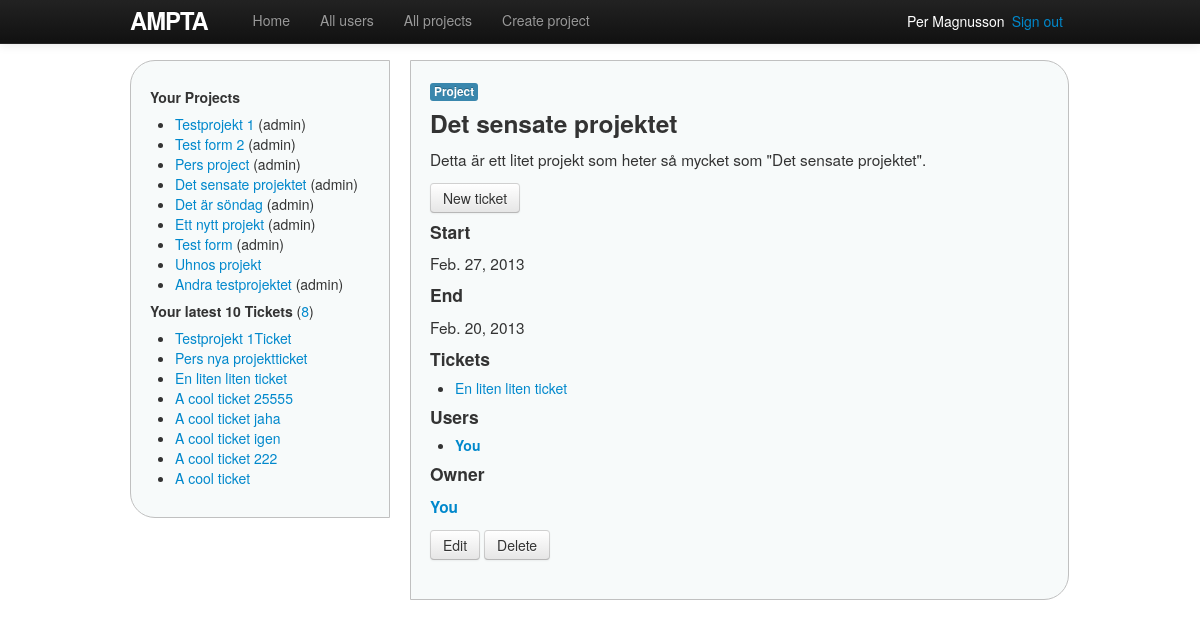
The app's page /projects/9/ (signed in) with its own data.
### ampta/models.py (models this page shows, shortened)
class Project(models.Model):
    name = models.CharField(max_length=30)
    description = models.TextField()
    start_date = models.DateField()
    end_date = models.DateField()
    users = models.ManyToManyField(User, related_name='projects', blank=True)
    owner = models.ForeignKey(User, related_name='projects_owned_by_user')
    date_added = models.DateTimeField()
    date_updated = models.DateTimeField()
    def __unicode__(self):
        return self.name
    def owned_by_user(self, user):
        return self.owner == user
    def has_user(self, user):
        return user in self.users.all()

class Ticket(models.Model):
    name = models.CharField(max_length=30)
    description = models.TextField()
    start_date = models.DateField();
    end_date = models.DateField();
    status = models.ForeignKey(Status, related_name='tickets')
    project = models.ForeignKey(Project, related_name='tickets')
    owner = models.ForeignKey(User, related_name='tickets')
    date_added = models.DateTimeField()
    date_updated = models.DateTimeField()
    def get_absolute_url(self):
        return reverse('project_ticket', args=[str(self.project.id), str(self.id)])

### ampta/modules/decorators.py (the view)
    def wrapper(request, project_id=None, *args, **kwargs):
        user = request.user
        project = get_object_or_404(Project, id=project_id)
        if not project.has_user(user) and not project.owned_by_user(user):
            return render(request, 'shared/error.html', {'error_type': 'private'})
        return function(request, project_id, project, *args, **kwargs)

### ampta/templatetags/custom_filters.py (called while the page is built)
@register.filter(name='user_projects')
def user_projects(user):
    projects = user.projects.order_by('-date_added')
    return projects

@register.filter(name='project_owned_by_user')
def project_owned_by_user(project, user):
    return project.owned_by_user(user)

### ampta/views/project_views.py (called while the page is built)
@login_required(login_url='/login')
@get_project_if_member
def show(request, project_id=None, project=None):
    if not project:
        project = get_object_or_404(Project, id=project_id)
    return render(request, 'projects/show.html', {'project': project})

### ampta/templates/projects/show.html (shortened to what this page needs)
{% extends 'shared/base.html' %}
{% load custom_filters %}
{% block content %}
<span class="label label-info">Project</span>
<h3>{{ project.name }}</h3>
<p>{{ project.description }}</p>
<p><a href="{% url new_project_ticket project.id %}" class="btn">New ticket</a></p>
<h4>Start</h4>
<p>{{ project.start_date }}</p>
<h4>End</h4>
<p>{{ project.end_date }}</p>
<h4>Tickets</h4>
{% if project.tickets.count %}
<ul>
	{% for t in project.tickets.all %}
	<li><a href="{{ t.get_absolute_url }}">{{ t.name }}</a></li>
	{% endfor %}
</ul>
{% else %}
	<p>No tickets</p>
{% endif %}
<h4>Users</h4>
<ul>
{% for u in project.users.all %}
	{% if u == user %}
	<li><strong><a href="{% url user user.id %}">You</a></strong></li>
	{% else %}
	<li><a href="{% url user u.id %}">{{ u.get_full_name }} ({{ u.username }})</a></li>
	{% endif %}
{% endfor %}
</ul>
<h4>Owner</h4>
{% if project|project_owned_by_user:user %}
<p><a href="{% url user user.id %}"><strong>You</strong></a></p>
{% else %}
<p><a href="{% url user project.owner.id %}">{{ project.owner.get_full_name }} ({{ project.owner.username }})</a></p>
{% endif %}
{% if project|project_owned_by_user:user %}
<form action="{% url delete_project project.id %}" method="POST">{% csrf_token %}
	<a href="{% url edit_project project.id %}" class="btn">Edit</a>
	<input type="submit" value="Delete" class="confirmDelete btn" />
</form>
{% endif %}
{% endblock %}

### ampta/templates/shared/base.html (shortened to what this page needs)
<!DOCTYPE html>
<html>
	<head>
		{% block styles %}
			<link rel="stylesheet" href="http://code.jquery.com/ui/1.10.1/themes/base/jquery-ui.css" />
			<link rel="stylesheet" type="text/css" href="{{ STATIC_URL }}styles/bootstrap.min.css">
			<link rel="stylesheet" type="text/css" href="{{ STATIC_URL }}styles/site.css">
		{% endblock %}
	</head>
	<body>
	{% block body %}
		<div class="container">
		<header>
			<nav class="navbar navbar-inverse navbar-fixed-top">
				<div class="navbar-inner">
					<div class="container">
						<a href="{% url home %}" id="logo" class="brand">Ampta</a>
						<div class="nav-collapse collapse">
							<ul class="nav">
								<li {% if home_active %}class="active"{% endif %}>
									<a href="{% url home %}">Home</a>
								</li>
								<li {% if all_users_active %}class="active"{% endif %}>
									<a href="{% url users %}">All users</a>
								</li>
								<li {% if projects_active %}class="active"{% endif %}>
									<a href="{% url projects %}">All projects</a>
								</li>
								<li {% if create_projects_active %}class="active"{% endif %}>
									<a href="{% url new_project %}">Create project</a>
								</li>
							</ul>
						</div>
						<span class="sign_out pull-right"><a href="{% url logout %}">Sign out</a></span>
						<span class="active_user pull-right">
							<a href="{% url user user.id %}">{{ user.get_full_name }}</a>
						</span>
					</div>
				</div>
			</nav>
		</header>
		<div class="sidenav pull-left">
			{% include 'shared/_sidenav_projects_tickets.html' %}
		</div>
		<div class="main pull-left">
			{% block content %}{% endblock %}
		</div>
		</div>
	{% endblock body %}
	</body>
</html>

### ampta/templates/shared/_sidenav_projects_tickets.html (shortened to what this page needs)
{% load custom_filters %}
<h5>Your Projects</h5>
<ul>
{% with projects=user|user_projects %}
{% for p in projects %}
	<li>
		<a href="{% url project p.id %}">{{ p.name }}</a>
		{% if p|project_owned_by_user:user %}(admin){% endif %}
	</li>
{% endfor%}
{% endwith %}
</ul>
<h5>Your latest 10 Tickets
	<span class="countTickets">(<a href="{% url tickets %}">{{ user.tickets.count }}</a>)</span>
</h5>
<ul>
{% for t in user.tickets.all|dictsortreversed:"date_added"|slice:"10" %}
	<li><a href="{% url project_ticket t.project.id t.id %}">{{ t.name }}</a></li>
{% endfor %}
</ul>

### ampta/static/styles/site.css (style rules this page uses)
html { overflow-y: scroll; }
body { padding-top: 60px; padding-bottom: 15px; }
h1, h2, h3, h4, h5, h6 { line-height: 1; }
p { font-size: 1.1em; line-height: 1.7em; }
#logo { float: left; margin-right: 10px; font-size: 1.7em; color: #fff; text-transform: uppercase; letter-spacing: -1px; padding-top: 9px; font-weight: bold; line-height: 1; }
.active_user, .sign_out { display: block; margin-top: 11px; margin-right: 7px; color: white; }
.active_user a { color: white; }
.sidenav { width: 220px; margin-right: 20px; padding: 9px; border: 1px solid #c0c0c0; background: #f7fafa; padding: 19px; border-radius: 25px 0 0 25px; -moz-border-radius: 25px 0 0 25px; }
.main { padding: 9px; width: 619px; border: 1px solid #c0c0c0; background: #f7fafa; padding: 19px; border-radius: 0 25px 25px 0; -moz-border-radius: 0 25px 25px 0; }
.countTickets { font-weight: normal; text-decoration: italic; }

### records on screen
Project: name "Testprojekt 1", shows "(admin)"
Project: name "Test form 2", shows "(admin)"
Project: name "Pers project", shows "(admin)"
Project: name "Det sensate projektet", shows "(admin)", description "Detta är ett litet projekt som heter så mycket som \"Det sensate projektet\".", start_date "Feb. 27, 2013", end_date "Feb. 20, 2013"
Project: name "Det är söndag", shows "(admin)"
Project: name "Ett nytt projekt", shows "(admin)"
Project: name "Test form", shows "(admin)"
Project: name "Uhnos projekt"
Project: name "Andra testprojektet", shows "(admin)"
Ticket: name "Testprojekt 1Ticket"
Ticket: name "Pers nya projektticket"
Ticket: name "En liten liten ticket"
Ticket: name "A cool ticket 25555"
Ticket: name "A cool ticket jaha"
Ticket: name "A cool ticket igen"
Ticket: name "A cool ticket 222"
Ticket: name "A cool ticket"

### other values on screen
{{ user.get_full_name }} "Per Magnusson"
{{ user.tickets.count }} "8"
